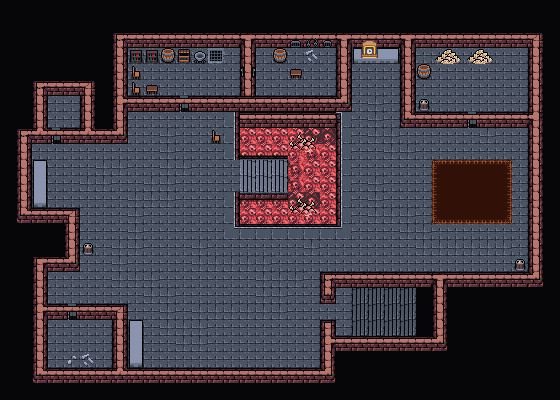

Rendered tile map (Tiled .tmx) drawn with the repository's tilesets; below, a short description and the map source with its tile grids summarised:
An orthogonal 35x25 tile map with 16x16 px tiles, 6 tile layers (Background, Ground, Foreground, AboveSprites, ...), 4 tilesets and 40 objects (dialog).

<map version="1.10" tiledversion="1.10.1" orientation="orthogonal" renderorder="right-down" width="35" height="25" tilewidth="16" tileheight="16" infinite="0" nextlayerid="8" nextobjectid="86">
 <editorsettings>
  <export target="wastetown..tmx" format="tmx" />
 </editorsettings>
 <tileset firstgid="1" source="../../../../common/maps/tileset/main.tsx" />
 <tileset firstgid="10113" source="../../../../common/maps/tileset/buildings.tsx" />
 <tileset firstgid="11905" source="../../../../common/maps/tileset/dungeon.tsx" />
 <tileset firstgid="16385" source="../../../../common/maps/tileset/main-nocollide.tsx" />
 <layer id="1" name="Background" width="35" height="25">
  <data>[875 cells, 104 non-empty, 3 distinct tile ids]</data>
 </layer>
 <layer id="2" name="Ground" width="35" height="25">
  <data>[875 cells, 579 non-empty, 8 distinct tile ids]</data>
 </layer>
 <layer id="3" name="Foreground" width="35" height="25">
  <data>[875 cells, 232 non-empty, 19 distinct tile ids]</data>
 </layer>
 <layer id="5" name="AboveSprites" width="35" height="25">
  <data>[875 cells, 372 non-empty, 45 distinct tile ids]</data>
 </layer>
 <layer id="6" name="Clutter" width="35" height="25">
  <data>[875 cells, 104 non-empty, 34 distinct tile ids]</data>
 </layer>
 <layer id="7" name="AboveAboveClutter" width="35" height="25">
  <properties>
   <property name="spriteLayer" type="bool" value="true" />
  </properties>
  <data>[875 cells, 100 non-empty, 20 distinct tile ids]</data>
 </layer>
 <objectgroup id="4" name="Objects">
  <object id="38" template="../../../../common/maps/obj/entry_up.tx" x="348.333" y="335" width="67.6667" height="46.3333">
   <properties>
    <property name="direction" value="right" />
    <property name="teleport" value="../Shandalar Old Border/maps/map/graveyard_crypt/graveyard.tmx" />
   </properties>
  </object>
  <object id="47" template="../../../../common/maps/obj/gold.tx" x="320.333" y="148" />
  <object id="48" template="../../../../common/maps/obj/treasure.tx" x="257.333" y="62.3333">
   <properties>
    <property name="reward">[
  {
    "type": "item",
    "count": 1,
    "itemName": "Flaming Skull"
  },
  {
    "type": "card",
    "sourceDeck": "decks/rewards/tier-S.dck",
    "probability": 0.3,
    "count": 3,
    "addMaxCount": 3
  },
  {
    "type": "card",
    "sourceDeck": "decks/rewards/tier-A.dck",
    "probability": 0.56,
    "count": 3,
    "addMaxCount": 3
  },
  {
    "type": "card",
    "sourceDeck": "decks/rewards/tier-B.dck",
    "probability": 0.6,
    "count": 3,
    "addMaxCount": 3
  },
  {
    "type": "card",
    "sourceDeck": "decks/rewards/tier-C.dck",
    "probability": 0.34,
    "count": 3,
    "addMaxCount": 3
  },
  {
    "type": "card",
    "sourceDeck": "decks/rewards/tier-D.dck",
    "probability": 0.16,
    "count": 3,
    "addMaxCount": 3
  },
  {
    "type": "card",
    "sourceDeck": "decks/rewards/tier-E.dck",
    "probability": 0.04,
    "count": 3,
    "addMaxCount": 3
  }
]</property>
   </properties>
  </object>
  <object id="49" template="../../../../common/maps/obj/gold.tx" x="48.3333" y="126.333" />
  <object id="50" template="../../../../common/maps/obj/enemy.tx" x="298.667" y="182">
   <properties>
    <property name="effect" value="{&quot;startBattleWithCard&quot;: [&quot;Black Market|MMQ&quot;]}" />
    <property name="enemy" value="Cosmic Horror" />
   <property name="effect">{ "startBattleWithCard": [ "Cursed Monstrosity|ODY" ] }</property>
    <property name="threatRange" type="int" value="40" />
   </properties>
  </object>
  <object id="51" template="../../../../common/maps/obj/treasure.tx" x="47.6667" y="112.667"><properties><property name="reward">[
  {
    "type": "card",
    "sourceDeck": "decks/rewards/tier-S.dck",
    "probability": 0.04,
    "count": 3,
    "addMaxCount": 2
  },
  {
    "type": "card",
    "sourceDeck": "decks/rewards/tier-A.dck",
    "probability": 0.18,
    "count": 3,
    "addMaxCount": 2
  },
  {
    "type": "card",
    "sourceDeck": "decks/rewards/tier-B.dck",
    "probability": 0.66,
    "count": 3,
    "addMaxCount": 2
  },
  {
    "type": "card",
    "sourceDeck": "decks/rewards/tier-C.dck",
    "probability": 0.66,
    "count": 3,
    "addMaxCount": 2
  },
  {
    "type": "card",
    "sourceDeck": "decks/rewards/tier-D.dck",
    "probability": 0.32,
    "count": 3,
    "addMaxCount": 2
  },
  {
    "type": "card",
    "sourceDeck": "decks/rewards/tier-E.dck",
    "probability": 0.14,
    "count": 3,
    "addMaxCount": 2
  }
]</property></properties></object>
  <object id="52" template="../../../../common/maps/obj/treasure.tx" x="63.3333" y="111.667"><properties><property name="reward">[
  {
    "type": "card",
    "sourceDeck": "decks/rewards/tier-S.dck",
    "probability": 0.04,
    "count": 3,
    "addMaxCount": 2
  },
  {
    "type": "card",
    "sourceDeck": "decks/rewards/tier-A.dck",
    "probability": 0.18,
    "count": 3,
    "addMaxCount": 2
  },
  {
    "type": "card",
    "sourceDeck": "decks/rewards/tier-B.dck",
    "probability": 0.66,
    "count": 3,
    "addMaxCount": 2
  },
  {
    "type": "card",
    "sourceDeck": "decks/rewards/tier-C.dck",
    "probability": 0.66,
    "count": 3,
    "addMaxCount": 2
  },
  {
    "type": "card",
    "sourceDeck": "decks/rewards/tier-D.dck",
    "probability": 0.32,
    "count": 3,
    "addMaxCount": 2
  },
  {
    "type": "card",
    "sourceDeck": "decks/rewards/tier-E.dck",
    "probability": 0.14,
    "count": 3,
    "addMaxCount": 2
  }
]</property></properties></object>
  <object id="53" template="../../../../common/maps/obj/treasure.tx" x="495.667" y="65.3333"><properties><property name="reward">[
  {
    "type": "card",
    "sourceDeck": "decks/rewards/tier-S.dck",
    "probability": 0.005,
    "count": 1,
    "addMaxCount": 2
  },
  {
    "type": "card",
    "sourceDeck": "decks/rewards/tier-A.dck",
    "probability": 0.03,
    "count": 1,
    "addMaxCount": 2
  },
  {
    "type": "card",
    "sourceDeck": "decks/rewards/tier-B.dck",
    "probability": 0.175,
    "count": 1,
    "addMaxCount": 2
  },
  {
    "type": "card",
    "sourceDeck": "decks/rewards/tier-C.dck",
    "probability": 0.45,
    "count": 1,
    "addMaxCount": 2
  },
  {
    "type": "card",
    "sourceDeck": "decks/rewards/tier-D.dck",
    "probability": 0.84,
    "count": 1,
    "addMaxCount": 2
  },
  {
    "type": "card",
    "sourceDeck": "decks/rewards/tier-E.dck",
    "probability": 0.51,
    "count": 1,
    "addMaxCount": 2
  }
]</property></properties></object>
  <object id="54" template="../../../../common/maps/obj/treasure.tx" x="48" y="367"><properties><property name="reward">[
  {
    "type": "card",
    "sourceDeck": "decks/rewards/tier-S.dck",
    "probability": 0.005,
    "count": 1,
    "addMaxCount": 2
  },
  {
    "type": "card",
    "sourceDeck": "decks/rewards/tier-A.dck",
    "probability": 0.03,
    "count": 1,
    "addMaxCount": 2
  },
  {
    "type": "card",
    "sourceDeck": "decks/rewards/tier-B.dck",
    "probability": 0.175,
    "count": 1,
    "addMaxCount": 2
  },
  {
    "type": "card",
    "sourceDeck": "decks/rewards/tier-C.dck",
    "probability": 0.45,
    "count": 1,
    "addMaxCount": 2
  },
  {
    "type": "card",
    "sourceDeck": "decks/rewards/tier-D.dck",
    "probability": 0.84,
    "count": 1,
    "addMaxCount": 2
  },
  {
    "type": "card",
    "sourceDeck": "decks/rewards/tier-E.dck",
    "probability": 0.51,
    "count": 1,
    "addMaxCount": 2
  }
]</property></properties></object>
  <object id="55" template="../../../../common/maps/obj/gold.tx" x="64.3333" y="126.667" />
  <object id="56" template="../../../../common/maps/obj/gold.tx" x="56.3333" y="125.333" />
  <object id="57" template="../../../../common/maps/obj/gold.tx" x="52" y="125.667" />
  <object id="58" template="../../../../common/maps/obj/gold.tx" x="60.3333" y="125" />
  </objectgroup>
</map>
<!-- 27 of 40 objects omitted -->
